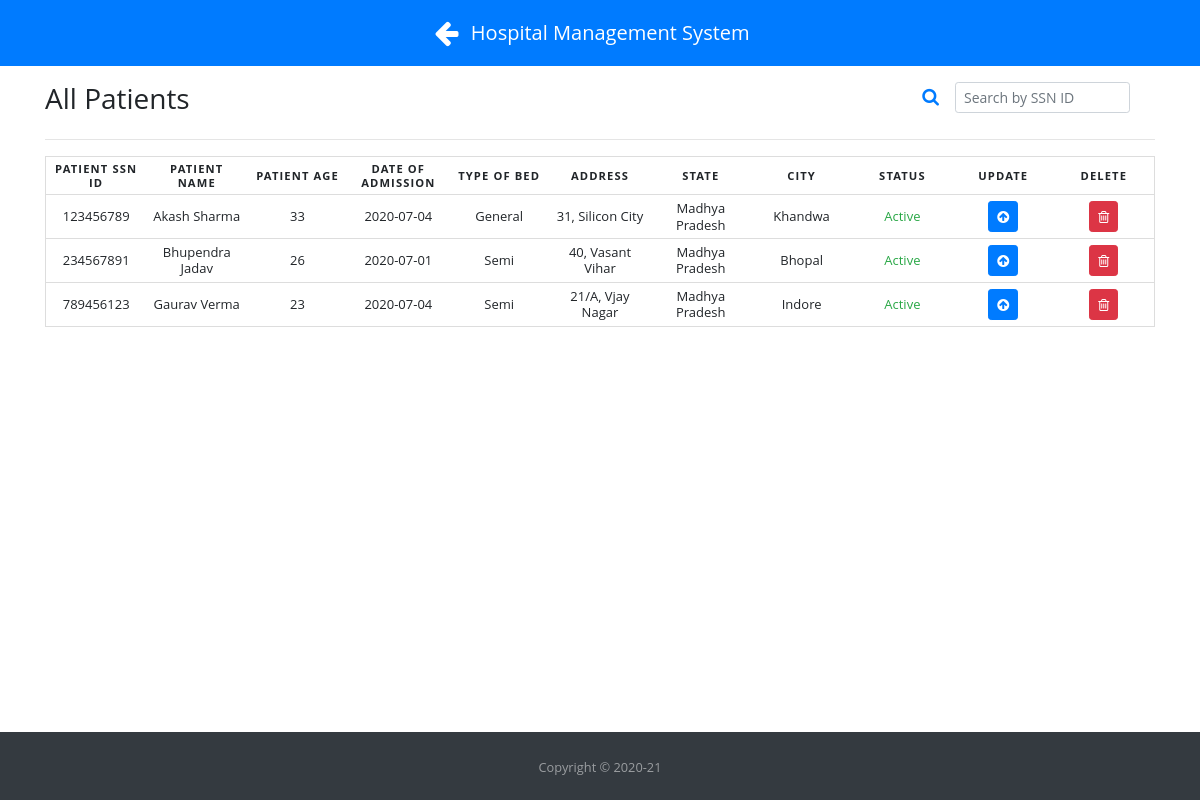
Before: /viewPatients (signed in) with the older database file.
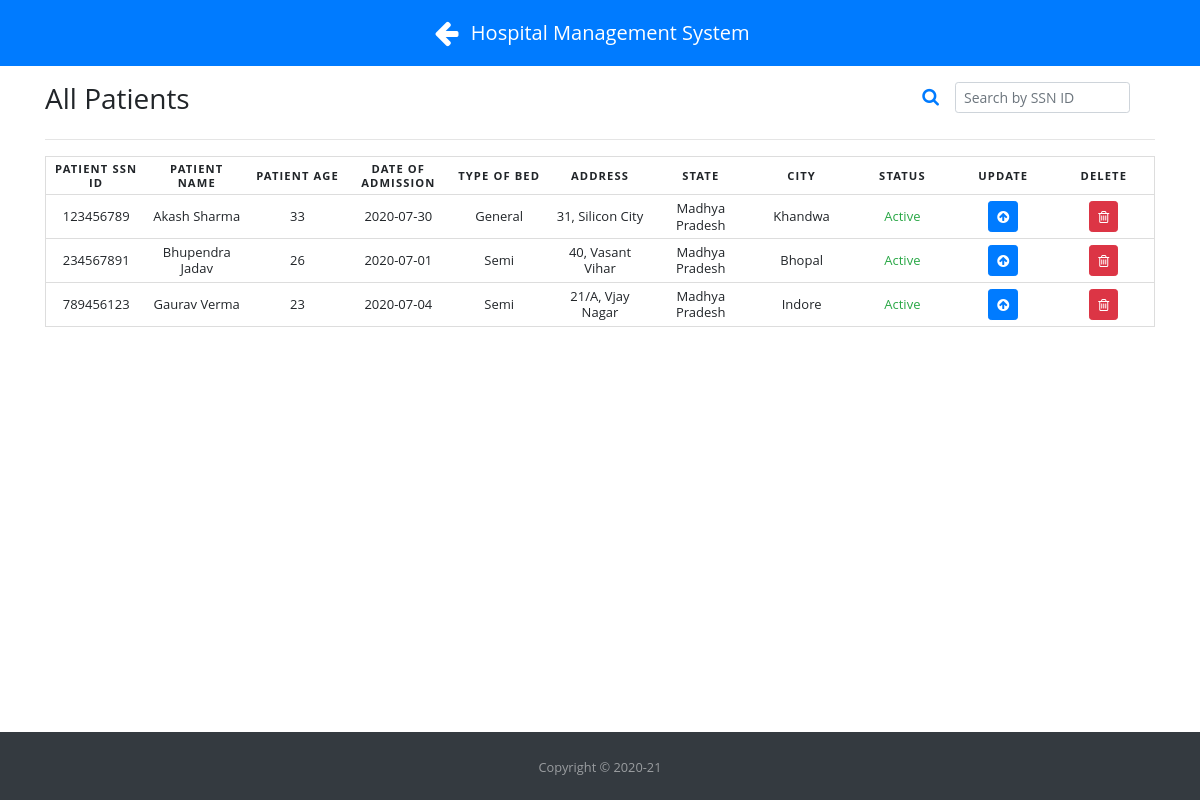
After: the same page with the newer database file.
### app.py (models this page shows, shortened)
class Patient(db.Model):
    id = db.Column(db.Integer, primary_key=True)
    ssnID = db.Column(db.Integer, unique=True, nullable=False)
    name = db.Column(db.String(50), nullable=False)
    age = db.Column(db.Integer, nullable=False)
    doj = db.Column(db.Date, nullable=False)
    type_of_bed = db.Column(db.String(30), nullable=False)
    address = db.Column(db.String(100), nullable=False)
    city = db.Column(db.String(30), nullable=False)
    state = db.Column(db.String(30), nullable=False)
    status = db.Column(db.String(30), default='Active', nullable=False)

### app.py (the view)
@app.route('/viewPatients')
def viewPatients():
    if 'loggedin' in session:
        all_patients = Patient.query.all()
        return render_template('viewPatients.html', all_patients=all_patients)
    else:
        flash('Please Sign-in first!', category='warning')
        return redirect(url_for('index'))

### templates/viewPatients.html (shortened to what this page needs)
{% extends "base.html" %}
{% block head %}
<link rel="stylesheet" href="{{ url_for('static', filename='css/floating-labels.css') }}">
<link rel="stylesheet" href="{{ url_for('static', filename='css/ResponsiveTable.css') }}">
{% endblock %}
{% block body %}
    <div class="title mt-3">
        <h3 class="allpatients" style="display:inline-flex;">All Patients</h3>
        <h3 style="display:inline-flex; float: right;">
            <form class="form-inline active-cyan-3 active-cyan-4">
                <i class="fa fa-search text-primary" style="font-size: large;" aria-hidden="true"></i>
                <input class="form-control form-control-sm ml-3 w-75" type="text" id="searchField" onkeyup="searchFunction()" title="Type in SSN ID" placeholder="Search by SSN ID" aria-label="Search">
            </form>
        </h3>
        <hr>
    </div>
    <table class="mt-2" id="patientTable">
        <thead>
            <tr>
                <th scope="col">Patient SSN ID</th>
                <th scope="col">Patient Name</th>
                <th scope="col">Patient Age</th>
                <th scope="col">Date of Admission</th>
                <th scope="col">Type of Bed</th>
                <th scope="col">Address</th>
                <th scope="col">State</th>
                <th scope="col">City</th>
                <th scope="col">Status</th>
                <th scope="col">Update</th>
                <th scope="col">Delete</th>
            </tr>
        </thead>
        <tbody>
            {% for patient in all_patients %}
                <tr>
                    <td data-label="Patient SSN ID">{{ patient.ssnID }}</td>
                    <td data-label="Patient Name">{{ patient.name }}</td>
                    <td data-label="Patient Age">{{ patient.age }}</td>
                    <td data-label="Date of Admission">{{ patient.doj }}</td>
                    <td data-label="Type of Bed">{{ patient.type_of_bed }}</td>
                    <td data-label="Address">{{ patient.address }}</td>
                    <td data-label="State">{{ patient.state }}</td>
                    <td data-label="City">{{ patient.city }}</td>
                    <td data-label="Status">
                        {% if patient.status == 'Active' %}
                            <span class="text-success">{{ patient.status }}</span>
                        {% else %}
                            <span class="text-danger">{{ patient.status }}</span>
                        {% endif %}
                    </td>
                    <td data-label="Update"><a href="#" data-toggle="modal" data-target="#update{{ patient.id }}" class="btn btn-sm btn-primary text-white"><i class="fa fa-arrow-circle-up"></i></a></td>
                    <td data-label="Delete"><a href="#" data-toggle="modal" data-target="#delete{{ patient.id }}" class="btn btn-sm btn-danger text-white"><i class="fa fa-trash-o"></i></a></td>
                </tr>
            {% endfor %}
        </tbody>
    </table>
{% endblock %}

Changed rows visible on the page:
changed Patient "Akash Sharma": doj "2020-07-04" → "2020-07-30"
